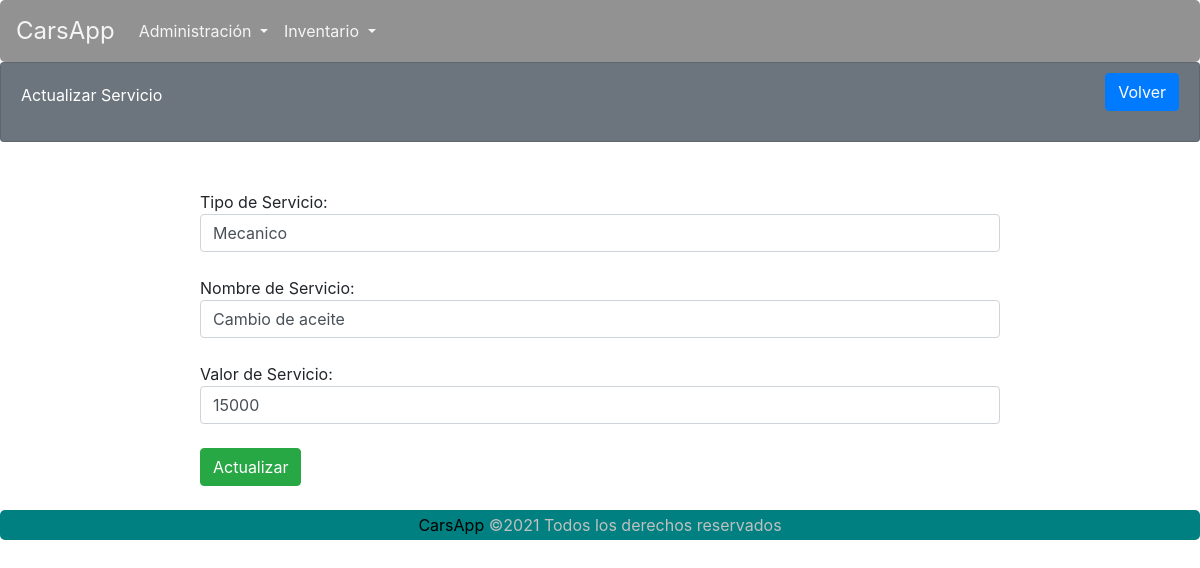
The app's page /carsapp/servicioFormActualizar/1/ with its own data.
### carsapp/models.py (models this page shows)
class Servicios(models.Model):
    id_Servicio = models.AutoField(primary_key=True)
    tipo_Servicio = models.CharField(max_length=30, blank=False, null=False)
    nombre_Servicio = models.CharField(max_length=30, blank=False, null=False)
    valor_Servicio = models.IntegerField(blank=False, null=False)

### carsapp/views.py (the view)
# urls.py: path('servicioFormActualizar/<int:id>/', views.servicioFormActualizar, name='servicioFormActualizar'),
def servicioFormActualizar(request, id):
    q = Servicios.objects.get(pk = id)
    contexto = { "dato": q }
    return render(request, 'carsapp/servicioFormActualizar.html', contexto)

### carsapp/templates/carsapp/servicioFormActualizar.html (shortened to what this page needs)
{% extends 'carsapp/base.html' %}
{% load static %}
{% block contenedor %}
<div class="card text-white bg-secondary">
    <div class="card-body">
        <div>
            Actualizar Servicio
        </div>
        <div class="btn-cerrarSesion">
            <a class="btn btn-primary" href="{% url 'carsapp:servicioListar' %}" id="ID_BTNListar4">Volver</a>
        </div>
    </div>
</div>
<div class="formularios">
    <form action="{% url 'carsapp:servicioActualizar' %}" method="POST">
        <input type="hidden" name="id" value="{{ dato.id_Servicio }}"><br>
        Tipo de Servicio: <input name="tipo_Servicio" value="{{ dato.tipo_Servicio }}" class="form-control"><br>
        Nombre de Servicio: <input name="nombre_Servicio" value="{{ dato.nombre_Servicio }}" class="form-control"><br>
        Valor de Servicio: <input name="valor_Servicio" value="{{ dato.valor_Servicio }}" class="form-control"><br>
        <button type="submit" class="btn btn-success">Actualizar</button><br>
    </form>
</div>
{% endblock %}

### carsapp/static/carsapp/CSS/estilos.css (style rules this page uses)
* { margin: 0; padding: 0; }
.card-body > div { display: inline-block; }
.btn-cerrarSesion { margin-top: -10px; float: right; }
.card { height: 10vh; }
.formularios { width: 800px; max-width: 800px; margin: 0 auto; margin-top: 2%; margin-bottom: 2%; }
h4, h2,small,a { margin: 0; padding: 0; color: black; }
a { text-decoration: none; }

### records on screen
Servicios: tipo_Servicio "Mecanico", nombre_Servicio "Cambio de aceite", valor_Servicio "15000"
